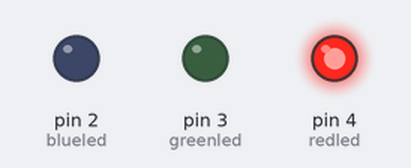
A sketch run on a simulated Arduino Uno, built with avr-gcc and run on an emulated ATmega328P. Parts: output pins drawn as LEDs (lit = HIGH).

Above: at 0.2 s.
At 0.7 s:
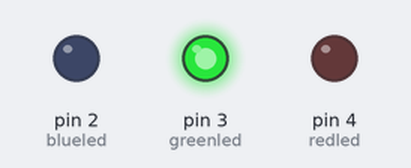
At 2.7 s:
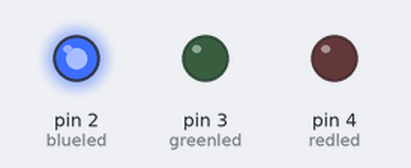
Timing chart, 0 to 3.5 s (numbered marks = the images above):
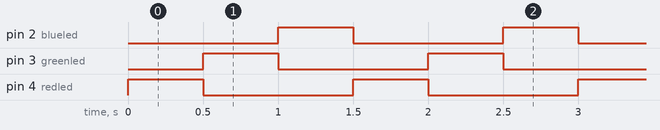

The sketch:

TriColorLED.ino
```cpp
int blueled = 2;
int greenled = 3;
int redled = 4;

void setup() {

  pinMode(blueled, OUTPUT);
  pinMode(greenled, OUTPUT);
  pinMode(redled, OUTPUT);

}

void loop() {

  digitalWrite(redled, HIGH);
  delay(500);
  digitalWrite(redled, LOW);

  digitalWrite(greenled, HIGH);
  delay(500);
  digitalWrite(greenled, LOW);

  digitalWrite(blueled, HIGH);
  delay(500);
  digitalWrite(blueled, LOW);

}
```

Measured:
- by itself, pin 2 (blueled), pin 3 (greenled), pin 4 (redled): alternates HIGH for 0.50 s and LOW for 1.0 s
- by itself, everything shown: repeats every 1.5 s, in 4 steps
